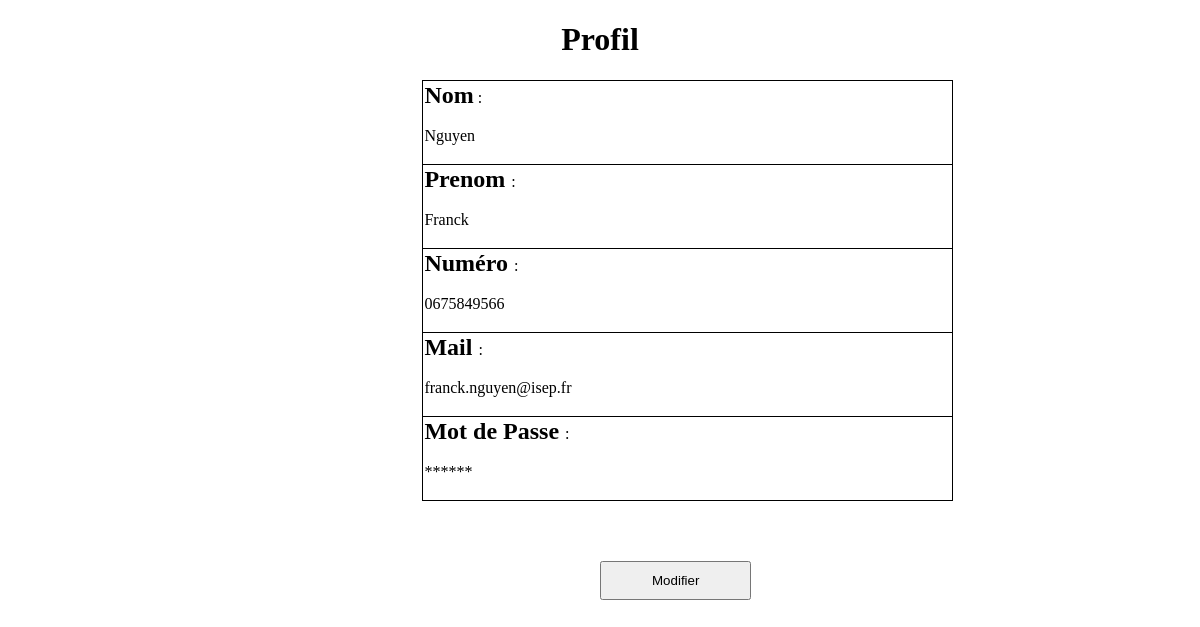
/Vue/profil.php, run on an earlier commit of the app's database.
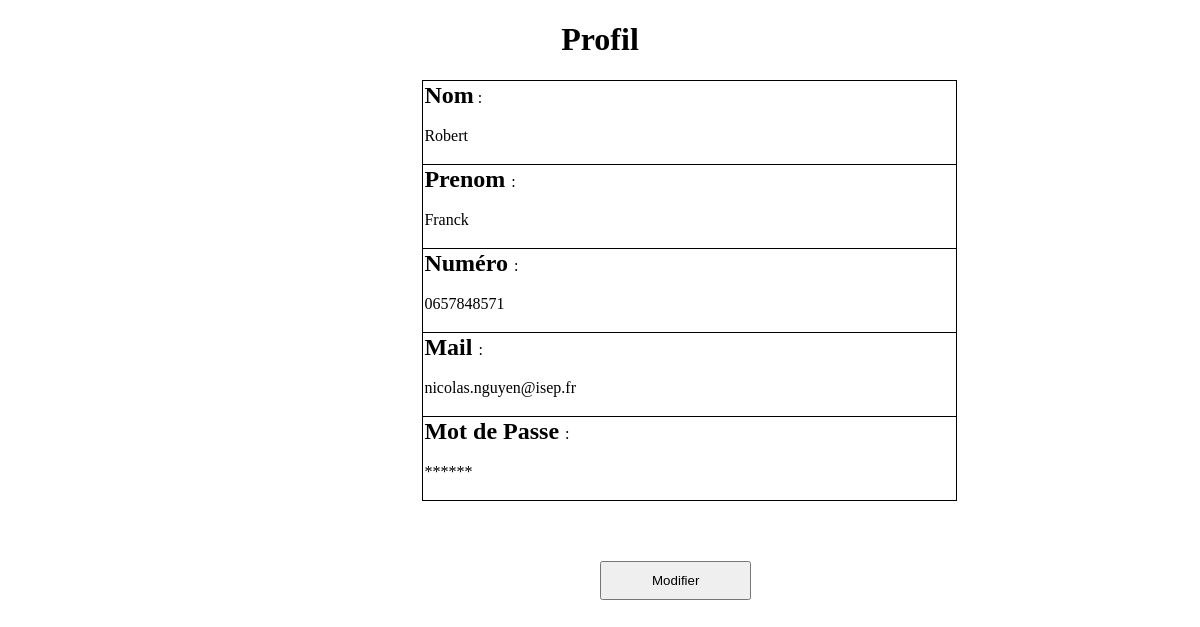
And on a later commit of the database.
### tables this page shows
CREATE TABLE IF NOT EXISTS `utilisateur` (
  `id_utilisateur` int(11) NOT NULL AUTO_INCREMENT,
  `nom` varchar(40) NOT NULL,
  `prenom` varchar(40) NOT NULL,
  `numero` int(10) UNSIGNED ZEROFILL NOT NULL,
  `password` text NOT NULL,
  `type` varchar(200) NOT NULL,
  `mail` varchar(255) NOT NULL,
  `num_principal` int(11) NOT NULL,
  PRIMARY KEY (`id_utilisateur`)
);

### Vue/profil.php (the view, shortened to what this page needs)
<!DOCTYPE html>
<html>
<head>
    <link rel="stylesheet" href="Vue/profil.css"/>
</head>
<body>
<h1>Profil</h1>
<?php
try {
    $bdd = new PDO('mysql:host=localhost;dbname=athome;charset=utf8', 'root', '');
} catch (Exception $e) {
    die('Erreur : ' . $e->getMessage());
}
$user = 1;
$reponse = $bdd->prepare('SELECT * FROM utilisateur WHERE id_utilisateur = ? ');
$reponse->execute(array($user));
while ($donnees = $reponse->fetch()) {
    ?>
    <p>
    <form method="post" action="Vue/liste.php">
        <table>
            <tr>
                <td><strong>Nom</strong> : <br/><br/>
                    <?php if (isset($_GET['modif'])) {
                        echo '<input type="text" name="nom" />';
                    } else {
                        echo $donnees['nom'];
                    }
                    ?>
                    <br/><br/>
                </td>
            </tr>
            <tr>
                <td><strong> Prenom </strong> :<br/><br/>
                    <?php if (isset($_GET['modif'])) {
                        echo '<input type="text" name="prenom" />';
                    } else {
                        echo $donnees['prenom'];
                    }
                    ?>
                    <br/><br/>
                </td>
            </tr>
            <tr>
                <td><strong> Numéro </strong> :<br/><br/>
                    <?php if (isset($_GET['modif'])) {
                        echo '<input type="text" name="numéro" />';
                    } else {
                        echo $donnees['numero'];
                    }
                    ?>
                    <br/><br/>
                </td>
            </tr>
            <tr>
                <td><strong> Mail </strong> :<br/><br/>
                    <?php if (isset($_GET['modif'])) {
                        echo '<input type="text" name="mail" />';
                    } else {
                        echo $donnees['mail'];
                    }
                    ?>
                    <br/><br/>
                </td>
            </tr>
            <tr>
                <td><strong> Mot de Passe </strong> :<br/><br/>
                    <?php if(isset($_GET['modif'])){
                        echo '<input type="text" name="mdp" />';
                    } else {
                        echo '******';
                    } ?>
                    <br/><br/>
                </td>
            </tr>
        </table>
        <input id="bouton" type="submit" value="Modifier">
    </form>
    </p>
    <?php
}
?>
</body>
</html>

### Vue/profil.css (style rules this page uses)
h1 { font-size: xx-large; text-align: center; }
strong { font-size: x-large; }
body { font-family: "Calibri Light"; }
td { border: 1px solid black; padding-right: 380px; }
table { margin-left: 35%; border-collapse: collapse; }
#bouton { margin-left: 50%; padding-left: 50px; padding-right: 50px; padding-top: 10px; padding-bottom: 10px; margin-top: 60px; }

What changed in the data, as far as the page shows it:
changed utilisateur "Franck": nom "Nguyen" → "Robert"; numero "0675849566" → "0657848571"; mail "franck.nguyen@isep.fr" → "nicolas.nguyen@isep.fr"
